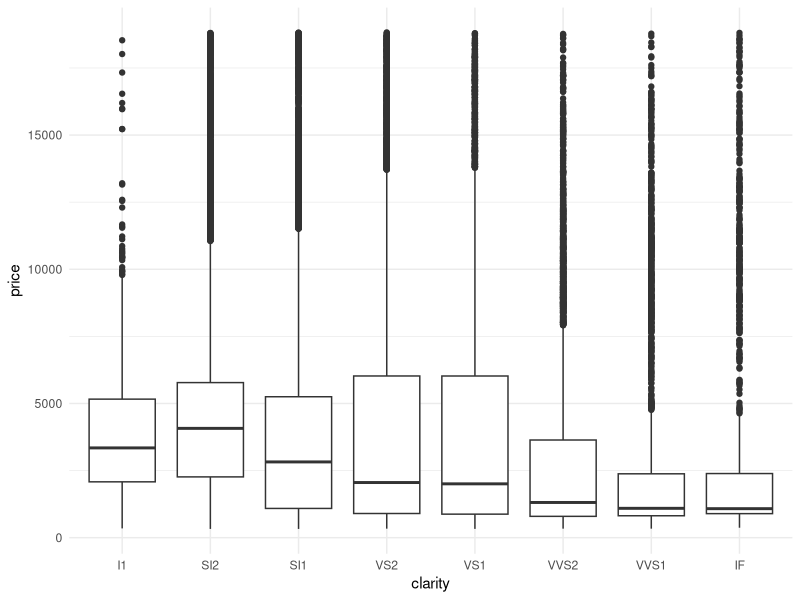
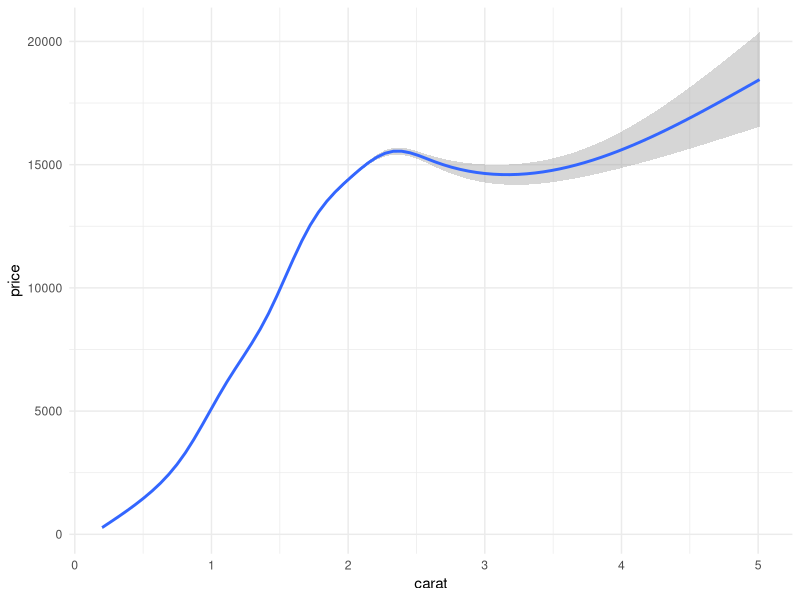

R code for these plots, in order:
## ---- chunk 1
knitr::opts_chunk$set(echo = FALSE,
                      message = FALSE,
                      warning = FALSE)
library(tidyverse)
library(kableExtra)
theme_set(theme_minimal())
## ---- chunk 2
diamonds %>%
  group_by(cut) %>%
  summarise(avg = mean(price),
            .groups = "drop") %>%
  kable(digits = 0, 
        col.names = c("Cut", "Average Price"),
        caption = "Mean diamond price by cut.") %>%
  kable_material()
## ---- chunk 3
diamonds %>%
  group_by(color) %>%
  summarise(avg = mean(price),
            .groups = "drop") %>%
  kable(digits = 0, 
        col.names = c("Cut", "Average Price"),
        caption = "Mean diamond price by colour.") %>%
  kable_material()
## ---- chunk 4
ggplot(diamonds, aes(x = clarity, y = price)) +
  geom_boxplot() 
## ---- chunk 5
ggplot(diamonds, aes(x = carat, y = price)) +
  stat_smooth()
